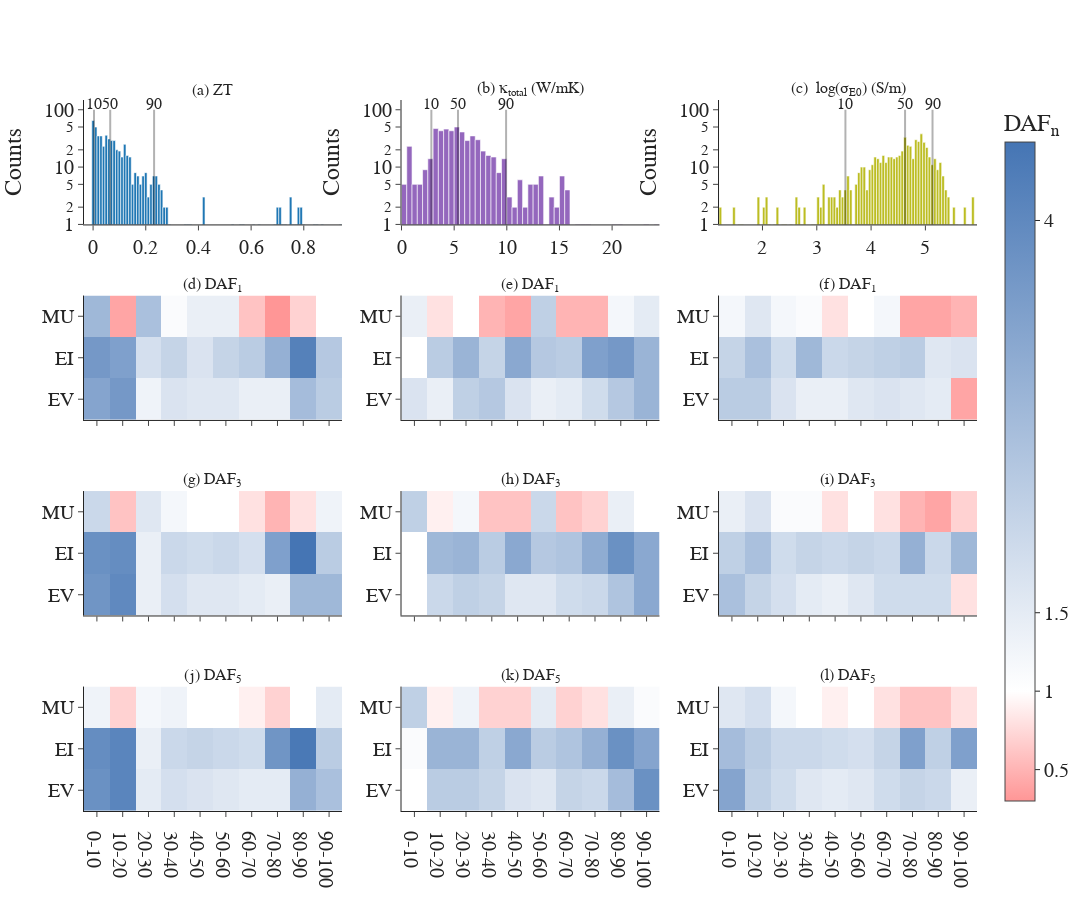

The notebook cell saved with this chart:
### Code cell
fig.show()

### Figure 1 — Plotly figure (JSON) as saved in the notebook; plotly's stock layout.template omitted (floating-point values rounded to 4 significant figures; data arrays with more than 128 entries replaced by an {"elided": "..."} marker saying what was removed)
{"data": [{"nbinsx": 100, "type": "histogram", "x": {"elided": "551 float values"}, "xaxis": "x", "yaxis": "y"}, {"coloraxis": "coloraxis", "hoverongaps": false, "type": "heatmap", "x": ["0-10", "10-20", "20-30", "30-40", "40-50", "50-60", "60-70", "70-80", "80-90", "90-100"], "xaxis": "x4", "y": ["EV", "EI", "MU"], "yaxis": "y4", "z": [[3.3, 3.6, 1.3, 1.7, 1.6, 1.6, 1.4, 1.4, 2.7, 2.3], [3.6, 3.4, 1.8, 2.1, 1.7, 2.1, 2.3, 3, 4.2, 2.4], [2.8, 0.4, 2.6, 1.1, 1.4, 1.4, 0.6, 0.3, 0.7, 1]]}, {"coloraxis": "coloraxis", "hoverongaps": false, "type": "heatmap", "x": ["0-10", "10-20", "20-30", "30-40", "40-50", "50-60", "60-70", "70-80", "80-90", "90-100"], "xaxis": "x7", "y": ["EV", "EI", "MU"], "yaxis": "y7", "z": [[3.7, 4, 1.4, 1.8, 1.6, 1.6, 1.5, 1.4, 2.8, 2.8], [3.8, 3.9, 1.4, 2, 1.9, 2, 1.8, 3.4, 4.5, 2.3], [2, 0.6, 1.6, 1.2, 1, 1, 0.8, 0.5, 0.8, 1.3]]}, {"coloraxis": "coloraxis", "hoverongaps": false, "type": "heatmap", "x": ["0-10", "10-20", "20-30", "30-40", "40-50", "50-60", "60-70", "70-80", "80-90", "90-100"], "xaxis": "x10", "y": ["EV", "EI", "MU"], "yaxis": "y10", "z": [[3.8, 4.1, 1.5, 1.8, 1.7, 1.6, 1.5, 1.5, 3, 2.6], [3.9, 4.1, 1.4, 2, 2.1, 2, 1.9, 3.7, 4.4, 2.3], [1.3, 0.7, 1.2, 1.3, 1, 1, 0.9, 0.7, 1, 1.5]]}, {"nbinsx": 100, "type": "histogram", "x": {"elided": "551 float values"}, "xaxis": "x2", "yaxis": "y2"}, {"coloraxis": "coloraxis", "hoverongaps": false, "type": "heatmap", "x": ["0-10", "10-20", "20-30", "30-40", "40-50", "50-60", "60-70", "70-80", "80-90", "90-100"], "xaxis": "x5", "y": ["EV", "EI", "MU"], "yaxis": "y5", "z": [[1.7, 1.4, 2.2, 2.4, 1.7, 1.4, 1.5, 1.9, 2.4, 2.9], [1, 2.3, 2.9, 2.1, 3.2, 2.4, 2.3, 3.4, 3.6, 2.9], [1.4, 0.8, 1, 0.5, 0.4, 2.2, 0.5, 0.5, 1.2, 1.5]]}, {"coloraxis": "coloraxis", "hoverongaps": false, "type": "heatmap", "x": ["0-10", "10-20", "20-30", "30-40", "40-50", "50-60", "60-70", "70-80", "80-90", "90-100"], "xaxis": "x8", "y": ["EV", "EI", "MU"], "yaxis": "y8", "z": [[1, 2, 2.2, 2.1, 1.6, 1.6, 1.9, 2, 2.5, 3.2], [1, 2.8, 2.9, 2.3, 3.2, 2.4, 2.5, 3.1, 3.8, 3.2], [2.2, 0.9, 1.2, 0.6, 0.6, 2, 0.6, 0.7, 1.4, 1]]}, {"coloraxis": "coloraxis", "hoverongaps": false, "type": "heatmap", "x": ["0-10", "10-20", "20-30", "30-40", "40-50", "50-60", "60-70", "70-80", "80-90", "90-100"], "xaxis": "x11", "y": ["EV", "EI", "MU"], "yaxis": "y11", "z": [[1, 2.3, 2.3, 2.1, 1.7, 1.6, 2.1, 2, 2.7, 3.8], [1.1, 2.9, 2.9, 2.2, 3.2, 2.3, 2.5, 3, 3.8, 3.3], [2.2, 0.9, 1.3, 0.7, 0.7, 1.5, 0.7, 0.8, 1.4, 1.1]]}, {"nbinsx": 100, "type": "histogram", "x": {"elided": "621 float values"}, "xaxis": "x3", "yaxis": "y3"}, {"coloraxis": "coloraxis", "hoverongaps": false, "type": "heatmap", "x": ["0-10", "10-20", "20-30", "30-40", "40-50", "50-60", "60-70", "70-80", "80-90", "90-100"], "xaxis": "x6", "y": ["EV", "EI", "MU"], "yaxis": "y6", "z": [[2.3, 2.3, 1.7, 1.4, 1.4, 1.6, 1.7, 1.6, 1.5, 0.4], [2.1, 2.6, 1.9, 2.8, 2, 2.1, 2.2, 2.3, 1.6, 1.7], [1.2, 1.6, 1.2, 1.1, 0.8, 1, 1.2, 0.4, 0.4, 0.5]]}, {"coloraxis": "coloraxis", "hoverongaps": false, "type": "heatmap", "x": ["0-10", "10-20", "20-30", "30-40", "40-50", "50-60", "60-70", "70-80", "80-90", "90-100"], "xaxis": "x9", "y": ["EV", "EI", "MU"], "yaxis": "y9", "z": [[2.6, 2.1, 1.8, 1.5, 1.4, 1.6, 1.9, 1.9, 1.9, 0.8], [2.2, 2.6, 1.9, 2.1, 2, 2.1, 2, 3, 2, 2.8], [1.4, 1.7, 1.1, 1.1, 0.8, 1, 0.8, 0.5, 0.4, 0.7]]}, {"coloraxis": "coloraxis", "hoverongaps": false, "type": "heatmap", "x": ["0-10", "10-20", "20-30", "30-40", "40-50", "50-60", "60-70", "70-80", "80-90", "90-100"], "xaxis": "x12", "y": ["EV", "EI", "MU"], "yaxis": "y12", "z": [[3.3, 2.2, 1.9, 1.6, 1.5, 1.6, 1.9, 2.1, 2, 1.4], [2.7, 2.3, 2, 2, 1.9, 1.8, 2.1, 3.4, 2.2, 3.4], [1.6, 1.8, 1.2, 1, 0.9, 1, 0.8, 0.6, 0.6, 0.8]]}], "layout": {"annotations": [{"font": {"size": 16}, "showarrow": false, "text": "(a) ZT", "x": 0.1444, "xanchor": "center", "xref": "paper", "y": 1, "yanchor": "bottom", "yref": "paper"}, {"font": {"size": 16}, "showarrow": false, "text": "(b) &#954;<sub>total</sub> (W/mK)", "x": 0.5, "xanchor": "center", "xref": "paper", "y": 1, "yanchor": "bottom", "yref": "paper"}, {"font": {"size": 16}, "showarrow": false, "text": "(c)  log(&#963;<sub>E0</sub>) (S/m)", "x": 0.8556, "xanchor": "center", "xref": "paper", "y": 1, "yanchor": "bottom", "yref": "paper"}, {"font": {"size": 16}, "showarrow": false, "text": "(d) DAF<sub>1</sub>", "x": 0.1444, "xanchor": "center", "xref": "paper", "y": 0.725, "yanchor": "bottom", "yref": "paper"}, {"font": {"size": 16}, "showarrow": false, "text": "(e) DAF<sub>1</sub>", "x": 0.5, "xanchor": "center", "xref": "paper", "y": 0.725, "yanchor": "bottom", "yref": "paper"}, {"font": {"size": 16}, "showarrow": false, "text": "(f) DAF<sub>1</sub>", "x": 0.8556, "xanchor": "center", "xref": "paper", "y": 0.725, "yanchor": "bottom", "yref": "paper"}, {"font": {"size": 16}, "showarrow": false, "text": "(g) DAF<sub>3</sub>", "x": 0.1444, "xanchor": "center", "xref": "paper", "y": 0.45, "yanchor": "bottom", "yref": "paper"}, {"font": {"size": 16}, "showarrow": false, "text": "(h) DAF<sub>3</sub>", "x": 0.5, "xanchor": "center", "xref": "paper", "y": 0.45, "yanchor": "bottom", "yref": "paper"}, {"font": {"size": 16}, "showarrow": false, "text": "(i) DAF<sub>3</sub>", "x": 0.8556, "xanchor": "center", "xref": "paper", "y": 0.45, "yanchor": "bottom", "yref": "paper"}, {"font": {"size": 16}, "showarrow": false, "text": "(j) DAF<sub>5</sub>", "x": 0.1444, "xanchor": "center", "xref": "paper", "y": 0.175, "yanchor": "bottom", "yref": "paper"}, {"font": {"size": 16}, "showarrow": false, "text": "(k) DAF<sub>5</sub>", "x": 0.5, "xanchor": "center", "xref": "paper", "y": 0.175, "yanchor": "bottom", "yref": "paper"}, {"font": {"size": 16}, "showarrow": false, "text": "(l) DAF<sub>5</sub>", "x": 0.8556, "xanchor": "center", "xref": "paper", "y": 0.175, "yanchor": "bottom", "yref": "paper"}, {"font": {"size": 16}, "showarrow": false, "text": "10", "x": 0.003479, "xref": "x", "y": 2.1, "yref": "y"}, {"font": {"size": 16}, "showarrow": false, "text": "50", "x": 0.06506, "xref": "x", "y": 2.1, "yref": "y"}, {"font": {"size": 16}, "showarrow": false, "text": "90", "x": 0.2316, "xref": "x", "y": 2.1, "yref": "y"}, {"font": {"size": 16}, "showarrow": false, "text": "10", "x": 2.835, "xref": "x2", "y": 2.1, "yref": "y2"}, {"font": {"size": 16}, "showarrow": false, "text": "50", "x": 5.363, "xref": "x2", "y": 2.1, "yref": "y2"}, {"font": {"size": 16}, "showarrow": false, "text": "90", "x": 9.931, "xref": "x2", "y": 2.1, "yref": "y2"}, {"font": {"size": 16}, "showarrow": false, "text": "10", "x": 3.527, "xref": "x3", "y": 2.1, "yref": "y3"}, {"font": {"size": 16}, "showarrow": false, "text": "50", "x": 4.626, "xref": "x3", "y": 2.1, "yref": "y3"}, {"font": {"size": 16}, "showarrow": false, "text": "90", "x": 5.131, "xref": "x3", "y": 2.1, "yref": "y3"}], "coloraxis": {"colorbar": {"tickvals": [0, 0.5, 1, 1.5, 4], "title": {"text": "DAF<sub>n</sub>"}}, "colorscale": [[0, "rgb(255, 150, 150)"], [0.1667, "rgb(255,255,255)"], [1, "rgb(69,117,180)"]]}, "font": {"family": "Barlow Semi Condensed", "size": 20}, "height": 900, "shapes": [{"line": {"color": "black", "width": 2}, "type": "line", "x0": 0.003479, "x1": 0.003479, "xref": "x", "y0": 0, "y1": 100, "yref": "y"}, {"line": {"color": "black", "width": 2}, "type": "line", "x0": 0.06506, "x1": 0.06506, "xref": "x", "y0": 0, "y1": 100, "yref": "y"}, {"line": {"color": "black", "width": 2}, "type": "line", "x0": 0.2316, "x1": 0.2316, "xref": "x", "y0": 0, "y1": 100, "yref": "y"}, {"line": {"color": "black", "width": 2}, "type": "line", "x0": 2.835, "x1": 2.835, "xref": "x2", "y0": 0, "y1": 100, "yref": "y2"}, {"line": {"color": "black", "width": 2}, "type": "line", "x0": 5.363, "x1": 5.363, "xref": "x2", "y0": 0, "y1": 100, "yref": "y2"}, {"line": {"color": "black", "width": 2}, "type": "line", "x0": 9.931, "x1": 9.931, "xref": "x2", "y0": 0, "y1": 100, "yref": "y2"}, {"line": {"color": "black", "width": 2}, "type": "line", "x0": 3.527, "x1": 3.527, "xref": "x3", "y0": 0, "y1": 100, "yref": "y3"}, {"line": {"color": "black", "width": 2}, "type": "line", "x0": 4.626, "x1": 4.626, "xref": "x3", "y0": 0, "y1": 100, "yref": "y3"}, {"line": {"color": "black", "width": 2}, "type": "line", "x0": 5.131, "x1": 5.131, "xref": "x3", "y0": 0, "y1": 100, "yref": "y3"}], "showlegend": false, "width": 1200, "xaxis": {"anchor": "y", "autorange": true, "domain": [0, 0.2889], "matches": "x10", "range": [-0.02495, 0.945], "showticklabels": true, "type": "linear"}, "xaxis10": {"anchor": "y10", "autorange": true, "domain": [0, 0.2889], "range": [-0.5, 9.5], "type": "category"}, "xaxis11": {"anchor": "y11", "autorange": true, "domain": [0.3556, 0.6444], "range": [-0.5, 9.5], "type": "category"}, "xaxis12": {"anchor": "y12", "autorange": true, "domain": [0.7111, 1], "range": [-0.5, 9.5], "type": "category"}, "xaxis2": {"anchor": "y2", "autorange": true, "domain": [0.3556, 0.6444], "matches": "x11", "range": [0, 24.5], "showticklabels": true, "type": "linear"}, "xaxis3": {"anchor": "y3", "autorange": true, "domain": [0.7111, 1], "matches": "x12", "range": [1.2, 5.95], "showticklabels": true, "type": "linear"}, "xaxis4": {"anchor": "y4", "autorange": true, "domain": [0, 0.2889], "matches": "x10", "range": [-0.5, 9.5], "showticklabels": false, "type": "category"}, "xaxis5": {"anchor": "y5", "autorange": true, "domain": [0.3556, 0.6444], "matches": "x11", "range": [-0.5, 9.5], "showticklabels": false, "type": "category"}, "xaxis6": {"anchor": "y6", "autorange": true, "domain": [0.7111, 1], "matches": "x12", "range": [-0.5, 9.5], "showticklabels": false, "type": "category"}, "xaxis7": {"anchor": "y7", "autorange": true, "domain": [0, 0.2889], "matches": "x10", "range": [-0.5, 9.5], "showticklabels": false, "type": "category"}, "xaxis8": {"anchor": "y8", "autorange": true, "domain": [0.3556, 0.6444], "matches": "x11", "range": [-0.5, 9.5], "showticklabels": false, "type": "category"}, "xaxis9": {"anchor": "y9", "autorange": true, "domain": [0.7111, 1], "matches": "x12", "range": [-0.5, 9.5], "showticklabels": false, "type": "category"}, "yaxis": {"anchor": "x", "domain": [0.825, 1], "range": [0, 2.17], "title": {"text": "Counts"}, "type": "log"}, "yaxis10": {"anchor": "x10", "autorange": true, "domain": [0, 0.175], "range": [-0.5, 2.5], "type": "category"}, "yaxis11": {"anchor": "x11", "autorange": true, "domain": [0, 0.175], "range": [-0.5, 2.5], "type": "category"}, "yaxis12": {"anchor": "x12", "autorange": true, "domain": [0, 0.175], "range": [-0.5, 2.5], "type": "category"}, "yaxis2": {"anchor": "x2", "domain": [0.825, 1], "range": [0, 2.17], "title": {"text": "Counts"}, "type": "log"}, "yaxis3": {"anchor": "x3", "domain": [0.825, 1], "range": [0, 2.17], "title": {"text": "Counts"}, "type": "log"}, "yaxis4": {"anchor": "x4", "autorange": true, "domain": [0.55, 0.725], "range": [-0.5, 2.5], "type": "category"}, "yaxis5": {"anchor": "x5", "autorange": true, "domain": [0.55, 0.725], "range": [-0.5, 2.5], "type": "category"}, "yaxis6": {"anchor": "x6", "autorange": true, "domain": [0.55, 0.725], "range": [-0.5, 2.5], "type": "category"}, "yaxis7": {"anchor": "x7", "autorange": true, "domain": [0.275, 0.45], "range": [-0.5, 2.5], "type": "category"}, "yaxis8": {"anchor": "x8", "autorange": true, "domain": [0.275, 0.45], "range": [-0.5, 2.5], "type": "category"}, "yaxis9": {"anchor": "x9", "autorange": true, "domain": [0.275, 0.45], "range": [-0.5, 2.5], "type": "category"}}}
